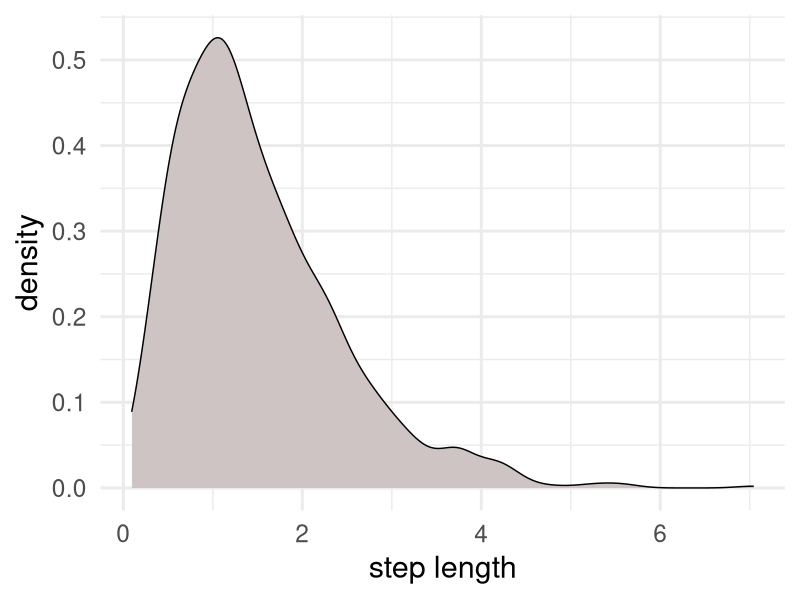
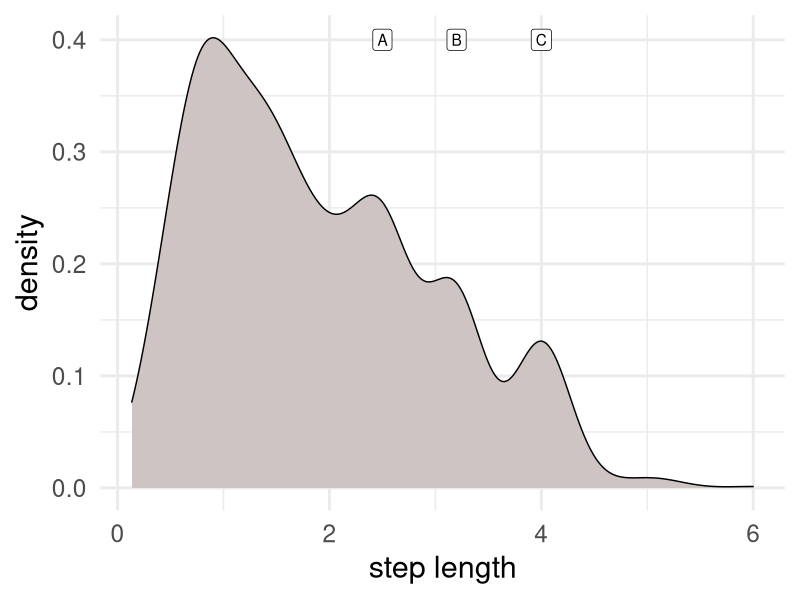
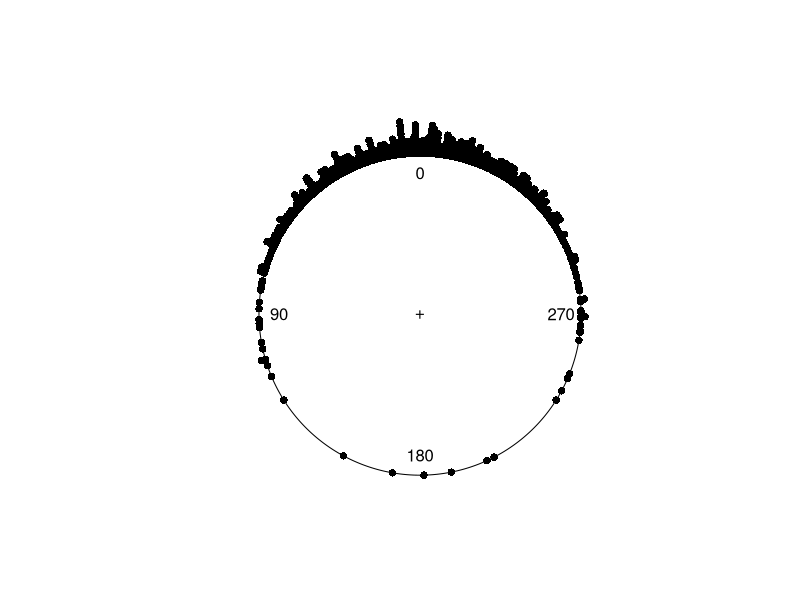
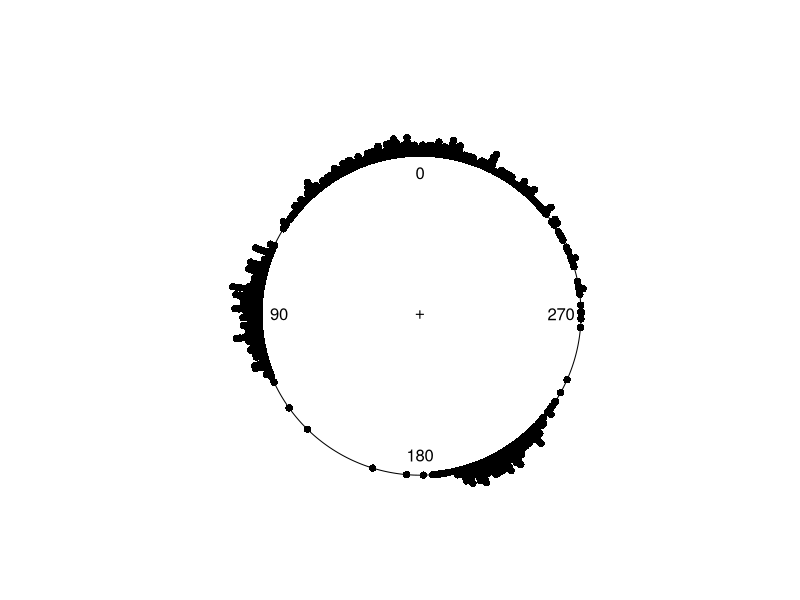

R code for these plots, in order:
library(ggplot2)
library(circular)


prod_sl <- data.frame(x = rgamma(1e3, 3, 2)) |>
	ggplot(aes(x)) + geom_density(fill = '#cec4c4') + 
	labs(x = 'step length', y = 'density') + 
	theme_minimal(base_size = 22)
prod_sl

scr_sl <- data.frame(x = c(
	rgamma(1e3, 3, 2),
	rnorm(1e2, 2.5, 0.1),
	rnorm(1e2, 3.2, 0.1),
	rnorm(1e2, 4, 0.1))) |>
	ggplot(aes(x)) + geom_density(fill = '#cec4c4') + 
	geom_label(data = data.frame(x = c(2.5, 3.2, 4), y = rep(0.4, 3), id = LETTERS[seq.int(3)]), aes(x, y, label = id)) + 
 	labs(x = 'step length', y = 'density') + 
	theme_minimal(base_size = 22)
scr_sl




rvonmises(1e3, circular(0), 3, control.circular=list(units="degrees")) |>
	plot(stack=TRUE, bins=1.4e3, xlim=c(-1,1), ylim=c(-1,1.3), zero = rad(90))

c(rvonmises(5e2, circular(0), 3, control.circular=list(units="degrees")),
	rnorm(3e2, rad(90), 0.2),
	rnorm(3e2, rad(210), 0.2)) |>
	plot(stack=TRUE, bins=1.4e3, xlim=c(-1,1), ylim=c(-1,1.3), zero = rad(90))
